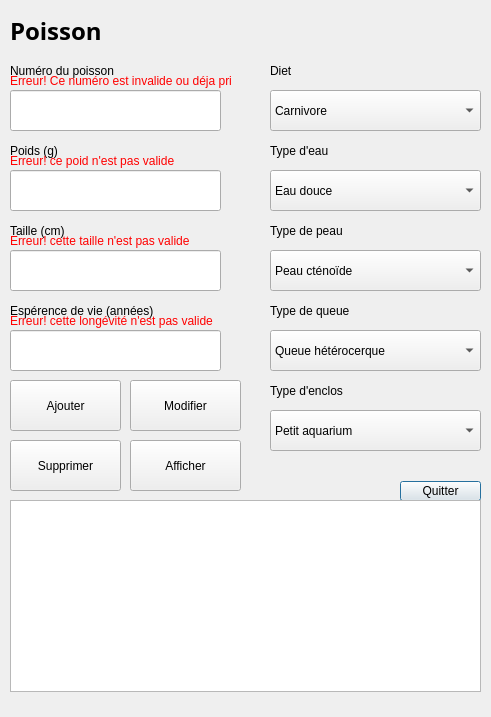
<?xml version="1.0" encoding="UTF-8"?>
<ui version="4.0">
 <class>Dialog</class>
 <widget class="QDialog" name="Dialog">
  <property name="geometry">
   <rect>
    <x>0</x>
    <y>0</y>
    <width>491</width>
    <height>717</height>
   </rect>
  </property>
  <property name="windowTitle">
   <string>Dialog</string>
  </property>
  <widget class="QLineEdit" name="lineEdit_numero_poisson">
   <property name="geometry">
    <rect>
     <x>10</x>
     <y>90</y>
     <width>211</width>
     <height>41</height>
    </rect>
   </property>
  </widget>
  <widget class="QLineEdit" name="lineEdit_poids_poisson">
   <property name="geometry">
    <rect>
     <x>10</x>
     <y>170</y>
     <width>211</width>
     <height>41</height>
    </rect>
   </property>
  </widget>
  <widget class="QLineEdit" name="lineEdit_taille_poisson">
   <property name="geometry">
    <rect>
     <x>10</x>
     <y>250</y>
     <width>211</width>
     <height>41</height>
    </rect>
   </property>
  </widget>
  <widget class="QLabel" name="label_poids_poisson">
   <property name="geometry">
    <rect>
     <x>10</x>
     <y>140</y>
     <width>211</width>
     <height>21</height>
    </rect>
   </property>
   <property name="text">
    <string>Poids (g)</string>
   </property>
  </widget>
  <widget class="QLabel" name="label_taille_poisson">
   <property name="geometry">
    <rect>
     <x>10</x>
     <y>220</y>
     <width>211</width>
     <height>21</height>
    </rect>
   </property>
   <property name="text">
    <string>Taille (cm)</string>
   </property>
  </widget>
  <widget class="QLabel" name="label_longevite_poisson">
   <property name="geometry">
    <rect>
     <x>10</x>
     <y>300</y>
     <width>211</width>
     <height>21</height>
    </rect>
   </property>
   <property name="text">
    <string>Espérence de vie (années)</string>
   </property>
  </widget>
  <widget class="QLabel" name="label_diet_poisson">
   <property name="geometry">
    <rect>
     <x>270</x>
     <y>60</y>
     <width>211</width>
     <height>21</height>
    </rect>
   </property>
   <property name="text">
    <string>Diet</string>
   </property>
  </widget>
  <widget class="QComboBox" name="comboBox_diet_poisson">
   <property name="geometry">
    <rect>
     <x>270</x>
     <y>90</y>
     <width>211</width>
     <height>41</height>
    </rect>
   </property>
   <item>
    <property name="text">
     <string>Carnivore</string>
    </property>
   </item>
   <item>
    <property name="text">
     <string>Herbivore</string>
    </property>
   </item>
   <item>
    <property name="text">
     <string>Omnivore</string>
    </property>
   </item>
  </widget>
  <widget class="QPushButton" name="pushButton_quitter_poisson">
   <property name="geometry">
    <rect>
     <x>400</x>
     <y>481</y>
     <width>81</width>
     <height>20</height>
    </rect>
   </property>
   <property name="text">
    <string>Quitter</string>
   </property>
  </widget>
  <widget class="QLineEdit" name="lineEdit_longevite_poisson">
   <property name="geometry">
    <rect>
     <x>10</x>
     <y>330</y>
     <width>211</width>
     <height>41</height>
    </rect>
   </property>
  </widget>
  <widget class="QLabel" name="label_numero_poisson">
   <property name="geometry">
    <rect>
     <x>10</x>
     <y>60</y>
     <width>211</width>
     <height>21</height>
    </rect>
   </property>
   <property name="text">
    <string>Numéro du poisson</string>
   </property>
  </widget>
  <widget class="QPushButton" name="pushButton_ajouter_poisson">
   <property name="geometry">
    <rect>
     <x>10</x>
     <y>380</y>
     <width>111</width>
     <height>51</height>
    </rect>
   </property>
   <property name="text">
    <string>Ajouter</string>
   </property>
  </widget>
  <widget class="QComboBox" name="comboBox_type_eau">
   <property name="geometry">
    <rect>
     <x>270</x>
     <y>170</y>
     <width>211</width>
     <height>41</height>
    </rect>
   </property>
   <item>
    <property name="text">
     <string>Eau douce</string>
    </property>
   </item>
   <item>
    <property name="text">
     <string>Eau salée</string>
    </property>
   </item>
   <item>
    <property name="text">
     <string>Douce + Salée</string>
    </property>
   </item>
  </widget>
  <widget class="QLabel" name="label_type_queue">
   <property name="geometry">
    <rect>
     <x>270</x>
     <y>300</y>
     <width>211</width>
     <height>21</height>
    </rect>
   </property>
   <property name="text">
    <string>Type de queue</string>
   </property>
  </widget>
  <widget class="QLabel" name="label_type_eau">
   <property name="geometry">
    <rect>
     <x>270</x>
     <y>140</y>
     <width>211</width>
     <height>21</height>
    </rect>
   </property>
   <property name="text">
    <string>Type d'eau</string>
   </property>
  </widget>
  <widget class="QComboBox" name="comboBox_type_peau">
   <property name="geometry">
    <rect>
     <x>270</x>
     <y>250</y>
     <width>211</width>
     <height>41</height>
    </rect>
   </property>
   <item>
    <property name="text">
     <string>Peau cténoïde</string>
    </property>
   </item>
   <item>
    <property name="text">
     <string>Peau cycloïde</string>
    </property>
   </item>
   <item>
    <property name="text">
     <string>Peau ganoïde</string>
    </property>
   </item>
   <item>
    <property name="text">
     <string>Peau placoïde</string>
    </property>
   </item>
   <item>
    <property name="text">
     <string>Peau lisse</string>
    </property>
   </item>
  </widget>
  <widget class="QLabel" name="label_type_peau">
   <property name="geometry">
    <rect>
     <x>270</x>
     <y>220</y>
     <width>211</width>
     <height>21</height>
    </rect>
   </property>
   <property name="text">
    <string>Type de peau</string>
   </property>
  </widget>
  <widget class="QComboBox" name="comboBox_type_queue">
   <property name="geometry">
    <rect>
     <x>270</x>
     <y>330</y>
     <width>211</width>
     <height>41</height>
    </rect>
   </property>
   <item>
    <property name="text">
     <string>Queue hétérocerque</string>
    </property>
   </item>
   <item>
    <property name="text">
     <string>Queue à bifurcation</string>
    </property>
   </item>
   <item>
    <property name="text">
     <string>Queue lunaire</string>
    </property>
   </item>
   <item>
    <property name="text">
     <string>Queue émarginée</string>
    </property>
   </item>
   <item>
    <property name="text">
     <string>Queue tronquée</string>
    </property>
   </item>
   <item>
    <property name="text">
     <string>Queue arrondie</string>
    </property>
   </item>
   <item>
    <property name="text">
     <string>Queue pointue</string>
    </property>
   </item>
  </widget>
  <widget class="QPushButton" name="pushButton_modifier_poisson">
   <property name="geometry">
    <rect>
     <x>130</x>
     <y>380</y>
     <width>111</width>
     <height>51</height>
    </rect>
   </property>
   <property name="text">
    <string>Modifier</string>
   </property>
  </widget>
  <widget class="QPushButton" name="pushButton_supprimer_poisson">
   <property name="geometry">
    <rect>
     <x>10</x>
     <y>440</y>
     <width>111</width>
     <height>51</height>
    </rect>
   </property>
   <property name="text">
    <string>Supprimer</string>
   </property>
  </widget>
  <widget class="QComboBox" name="comboBox_enclos_poisson">
   <property name="geometry">
    <rect>
     <x>270</x>
     <y>410</y>
     <width>211</width>
     <height>41</height>
    </rect>
   </property>
   <item>
    <property name="text">
     <string>Petit aquarium</string>
    </property>
   </item>
   <item>
    <property name="text">
     <string>Moyen aquarium</string>
    </property>
   </item>
   <item>
    <property name="text">
     <string>Gros aquarium</string>
    </property>
   </item>
   <item>
    <property name="text">
     <string>Très gros aquarium</string>
    </property>
   </item>
  </widget>
  <widget class="QLabel" name="label_enclos_poisson">
   <property name="geometry">
    <rect>
     <x>270</x>
     <y>380</y>
     <width>211</width>
     <height>21</height>
    </rect>
   </property>
   <property name="text">
    <string>Type d'enclos</string>
   </property>
  </widget>
  <widget class="QLabel" name="label_poisson">
   <property name="geometry">
    <rect>
     <x>10</x>
     <y>10</y>
     <width>471</width>
     <height>41</height>
    </rect>
   </property>
   <property name="font">
    <font>
     <family>Arial Black</family>
     <pointsize>18</pointsize>
     <weight>75</weight>
     <bold>true</bold>
    </font>
   </property>
   <property name="text">
    <string>Poisson</string>
   </property>
  </widget>
  <widget class="QLabel" name="label_erreur_numero_poisson">
   <property name="geometry">
    <rect>
     <x>10</x>
     <y>70</y>
     <width>221</width>
     <height>21</height>
    </rect>
   </property>
   <property name="palette">
    <palette>
     <active>
      <colorrole role="WindowText">
       <brush brushstyle="SolidPattern">
        <color alpha="255">
         <red>255</red>
         <green>0</green>
         <blue>0</blue>
        </color>
       </brush>
      </colorrole>
     </active>
     <inactive>
      <colorrole role="WindowText">
       <brush brushstyle="SolidPattern">
        <color alpha="255">
         <red>255</red>
         <green>0</green>
         <blue>0</blue>
        </color>
       </brush>
      </colorrole>
     </inactive>
     <disabled>
      <colorrole role="WindowText">
       <brush brushstyle="SolidPattern">
        <color alpha="255">
         <red>120</red>
         <green>120</green>
         <blue>120</blue>
        </color>
       </brush>
      </colorrole>
     </disabled>
    </palette>
   </property>
   <property name="autoFillBackground">
    <bool>false</bool>
   </property>
   <property name="text">
    <string>Erreur! Ce numéro est invalide ou déja pris.</string>
   </property>
  </widget>
  <widget class="QLabel" name="label_erreur_poids_poisson">
   <property name="geometry">
    <rect>
     <x>10</x>
     <y>150</y>
     <width>211</width>
     <height>21</height>
    </rect>
   </property>
   <property name="palette">
    <palette>
     <active>
      <colorrole role="WindowText">
       <brush brushstyle="SolidPattern">
        <color alpha="255">
         <red>255</red>
         <green>0</green>
         <blue>0</blue>
        </color>
       </brush>
      </colorrole>
     </active>
     <inactive>
      <colorrole role="WindowText">
       <brush brushstyle="SolidPattern">
        <color alpha="255">
         <red>255</red>
         <green>0</green>
         <blue>0</blue>
        </color>
       </brush>
      </colorrole>
     </inactive>
     <disabled>
      <colorrole role="WindowText">
       <brush brushstyle="SolidPattern">
        <color alpha="255">
         <red>120</red>
         <green>120</green>
         <blue>120</blue>
        </color>
       </brush>
      </colorrole>
     </disabled>
    </palette>
   </property>
   <property name="autoFillBackground">
    <bool>false</bool>
   </property>
   <property name="text">
    <string>Erreur! ce poid n'est pas valide</string>
   </property>
  </widget>
  <widget class="QLabel" name="label_erreur_taille_poisson">
   <property name="geometry">
    <rect>
     <x>10</x>
     <y>230</y>
     <width>211</width>
     <height>21</height>
    </rect>
   </property>
   <property name="palette">
    <palette>
     <active>
      <colorrole role="WindowText">
       <brush brushstyle="SolidPattern">
        <color alpha="255">
         <red>255</red>
         <green>0</green>
         <blue>0</blue>
        </color>
       </brush>
      </colorrole>
     </active>
     <inactive>
      <colorrole role="WindowText">
       <brush brushstyle="SolidPattern">
        <color alpha="255">
         <red>255</red>
         <green>0</green>
         <blue>0</blue>
        </color>
       </brush>
      </colorrole>
     </inactive>
     <disabled>
      <colorrole role="WindowText">
       <brush brushstyle="SolidPattern">
        <color alpha="255">
         <red>120</red>
         <green>120</green>
         <blue>120</blue>
        </color>
       </brush>
      </colorrole>
     </disabled>
    </palette>
   </property>
   <property name="autoFillBackground">
    <bool>false</bool>
   </property>
   <property name="text">
    <string>Erreur! cette taille n'est pas valide</string>
   </property>
  </widget>
  <widget class="QLabel" name="label_erreur_longevite_poisson">
   <property name="geometry">
    <rect>
     <x>10</x>
     <y>310</y>
     <width>211</width>
     <height>21</height>
    </rect>
   </property>
   <property name="palette">
    <palette>
     <active>
      <colorrole role="WindowText">
       <brush brushstyle="SolidPattern">
        <color alpha="255">
         <red>255</red>
         <green>0</green>
         <blue>0</blue>
        </color>
       </brush>
      </colorrole>
     </active>
     <inactive>
      <colorrole role="WindowText">
       <brush brushstyle="SolidPattern">
        <color alpha="255">
         <red>255</red>
         <green>0</green>
         <blue>0</blue>
        </color>
       </brush>
      </colorrole>
     </inactive>
     <disabled>
      <colorrole role="WindowText">
       <brush brushstyle="SolidPattern">
        <color alpha="255">
         <red>120</red>
         <green>120</green>
         <blue>120</blue>
        </color>
       </brush>
      </colorrole>
     </disabled>
    </palette>
   </property>
   <property name="autoFillBackground">
    <bool>false</bool>
   </property>
   <property name="text">
    <string>Erreur! cette longévité n'est pas valide</string>
   </property>
  </widget>
  <widget class="QPushButton" name="pushButton_afficher_poisson">
   <property name="geometry">
    <rect>
     <x>130</x>
     <y>440</y>
     <width>111</width>
     <height>51</height>
    </rect>
   </property>
   <property name="text">
    <string>Afficher</string>
   </property>
  </widget>
  <widget class="QTextBrowser" name="textBrowser_poisson">
   <property name="geometry">
    <rect>
     <x>10</x>
     <y>500</y>
     <width>471</width>
     <height>192</height>
    </rect>
   </property>
  </widget>
 </widget>
 <resources/>
 <connections/>
</ui>
